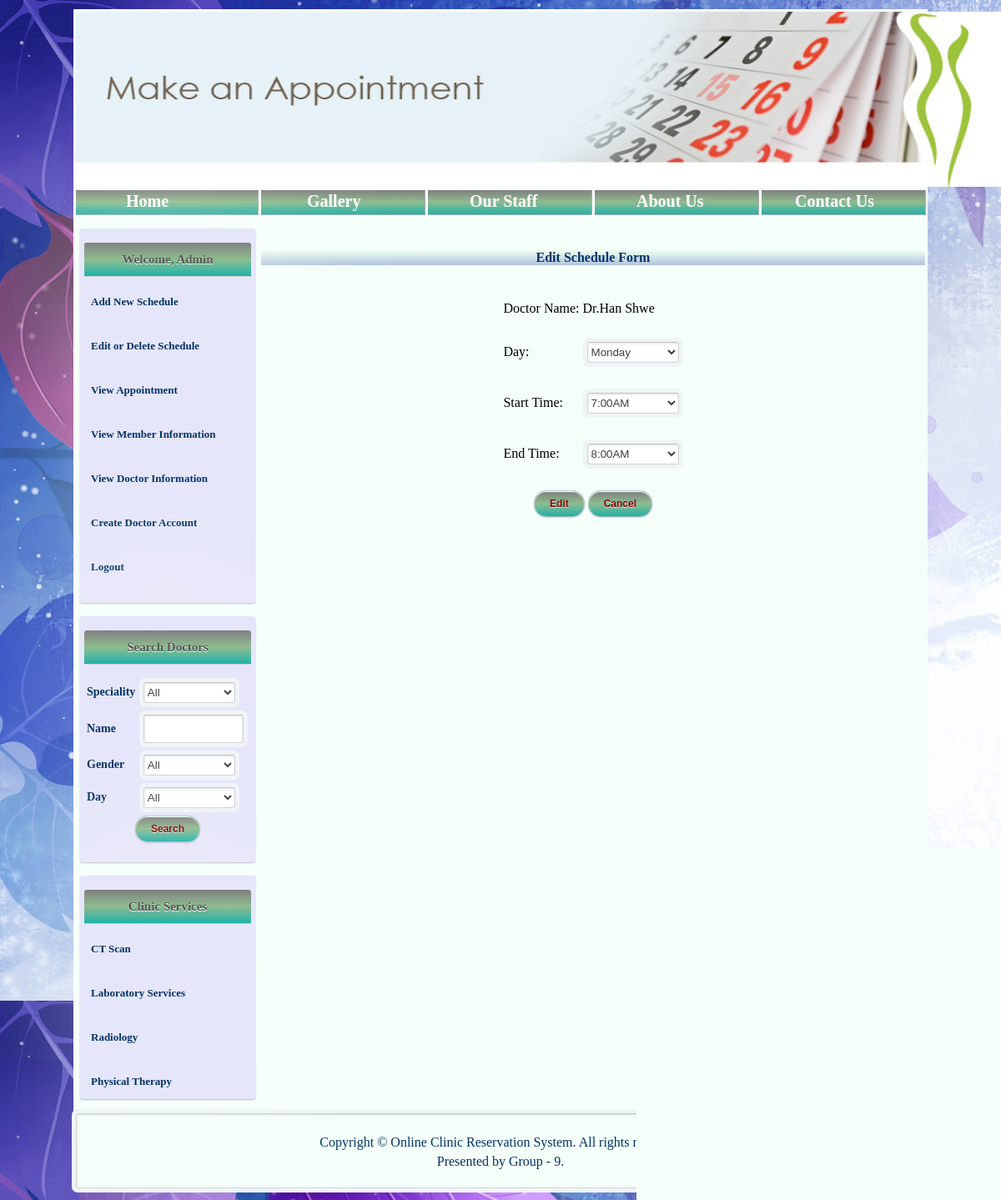
Page /admin/editScheduleForm.php?scheduleId=1 on the committed database.
### tables this page shows
CREATE TABLE `schedule` (
  `scheduleId` int(11) NOT NULL AUTO_INCREMENT,
  `day` varchar(10) NOT NULL,
  `startTime` varchar(10) NOT NULL,
  `endTime` varchar(10) NOT NULL,
  `doctorId` int(11) NOT NULL,
  PRIMARY KEY (`scheduleId`),
  KEY `doctorId` (`doctorId`)
);

CREATE TABLE `doctor` (
  `doctorId` int(11) NOT NULL AUTO_INCREMENT,
  `doctorName` varchar(30) NOT NULL,
  `doctorPwd` varchar(15) NOT NULL,
  `doctorAge` int(11) NOT NULL,
  `doctorGender` varchar(10) NOT NULL,
  `doctorPhone` varchar(12) NOT NULL,
  `doctorAddress` varchar(50) NOT NULL,
  `speciality` varchar(50) NOT NULL,
  `degree` varchar(50) NOT NULL,
  `experience` varchar(10) NOT NULL,
  `price` varchar(10) NOT NULL,
  PRIMARY KEY (`doctorId`)
);

### admin/editScheduleForm.php (the view, shortened to what this page needs)
<?php
$scheduleId=$_GET['scheduleId'];
$query="select doctor.doctorName,schedule.* from schedule,doctor where schedule.scheduleId='" . $scheduleId . "' and doctor.doctorId=schedule.doctorId";
$result=mysql_query($query) or die(mysql_error());
$row=mysql_fetch_array($result);
?>
<html>
<head>
<link href="css/adminStyle.css" rel="stylesheet" type="text/css" />
</head>
<body id="bb" background="images/background/leafCircle.jpg">
  <table width="100%">
  	<tr>
  		<td width="8%"></td>
  		<td width="84%">
  			<table border="0" width="100%" style="background: #F5FFFA;">
 				<tr>
                  	<td colspan="5" class="borderStyle">
                  		<?php include $_SERVER['DOCUMENT_ROOT'] .'/clinicreservation/admin/includes/header.php';?>
                  	</td>
              	</tr>
  				<tr>
             			<?php include $_SERVER['DOCUMENT_ROOT'] .'/clinicreservation/admin/includes/menu.php';?>
              	</tr>
             	<tr>
                  <td valign="top" colspan="1" class="borderStyle" width="20%">
                  	 <table width="100%" style="margin: 0px 0px 0px -3px">
						<tr>
							<td><?php include $_SERVER['DOCUMENT_ROOT'] .'/clinicreservation/admin/adminFunctions.php';?></td>
						</tr>
					</table>
                      <table width="100%" style="margin: 0px 0px 0px -3px">
                          <tr>
                              <td><?php include $_SERVER['DOCUMENT_ROOT'] .'/clinicreservation/admin/includes/search.php';?></td>
                          </tr>
                      </table>
                      <table width="100%" style="margin: 0px 0px 0px -3px">
                          <tr>
                              <td><?php include $_SERVER['DOCUMENT_ROOT'] .'/clinicreservation/admin/includes/services.php';?></td>
                          </tr>
                      </table>
				</td>
                <td valign="top" colspan="4" class="borderStyle" style="font-family: Quicksand-Regular; font-size: 16px; color: #03637E;">
                <div align="center">
	<br>
		<h4 id="title">Edit Schedule Form</h4>
		<br>
		<form action="#" method="post">
			<table>
				<tr>
					<td>Doctor Name:</td>
                    <td><?php echo $row["doctorName"] ?></td>
				</tr>
                <tr><td>&nbsp;</td></tr>
				<tr>
					<td>Day:</td>
                    <td><select name="day">
                        <option <?php if($row['day']=="Monday") echo "selected";?>>Monday</option>
                        <option <?php if($row['day']=="Sunday") echo "selected";?>>Sunday</option></select></td>
				</tr>
                <tr><td>&nbsp;</td></tr>
				<tr>
					<td>Start Time:</td>
                    <td><select name="startTime">
                        <option <?php if($row['startTime']=="7:00AM") echo "selected";?>>7:00AM</option>
                        </select></td>
				</tr>
                <tr><td>&nbsp;</td></tr>
                <tr>
					<td>End Time:</td>
                    <td><select name="endTime">
                        <option <?php if($row['endTime']=="8:00AM") echo "selected";?>>8:00AM</option>
                        </select></td>
				</tr>
                <tr><td>&nbsp;</td></tr>
				<tr>
					<td colspan="2" align="center">
                    <input type="submit" name="editSchedule" value="Edit" />
                    <input type="submit" name="editSchedule" value="Cancel" /></td>
				</tr>
			</table>
		</form>
        </div>
				</td>
               </tr>
			   <tr>
					<td colspan="5"><?php include $_SERVER['DOCUMENT_ROOT'] .'/clinicreservation/admin/includes/footer.php';?></td>
			   </tr>
		</table>
		</td>
		<td width="8%"></td>
	  </tr>
	</table>
</body>
</html>

### admin/css/adminStyle.css (style rules this page uses)
input { font-family: Verdana, sans-serif; font-size: 14px; }
input[type=submit], input[type=reset] { padding: 0 18px; height: 30px; font-size: 12px; font-weight: bold; color: maroon; text-shadow: 0 1px #e3f1f1; background: white; border: 1px solid; border-color: #b4ccce #b3c0c8 #9eb9c2; border-radius: 15px; outline: 0; box-sizing: content-box; background-image: linear-gradient(to bottom, gray, darkseagreen, lightseagreen); box-shadow: inset 0 1px white, 0 1px 2px rgba(0, 0, 0, 0.15); }
select { margin: 5px; width: 110px; height: 25px; color: #404040; background: white; border: 1px solid; border-color: #c4c4c4 #d1d1d1 #d4d4d4; border-radius: 2px; outline: 5px solid #eff4f7; box-shadow: inset 0 1px 3px rgba(0, 0, 0, 0.12); }
table { font-size: 16px; }
#title { color: #003366; text-align: center; background: linear-gradient(to bottom, #F0FFF0, #B0C4DE); }

### rows in the picture
schedule: doctorId.doctorName "Dr.Han Shwe", day "Monday", startTime "7:00AM", endTime "8:00AM"
